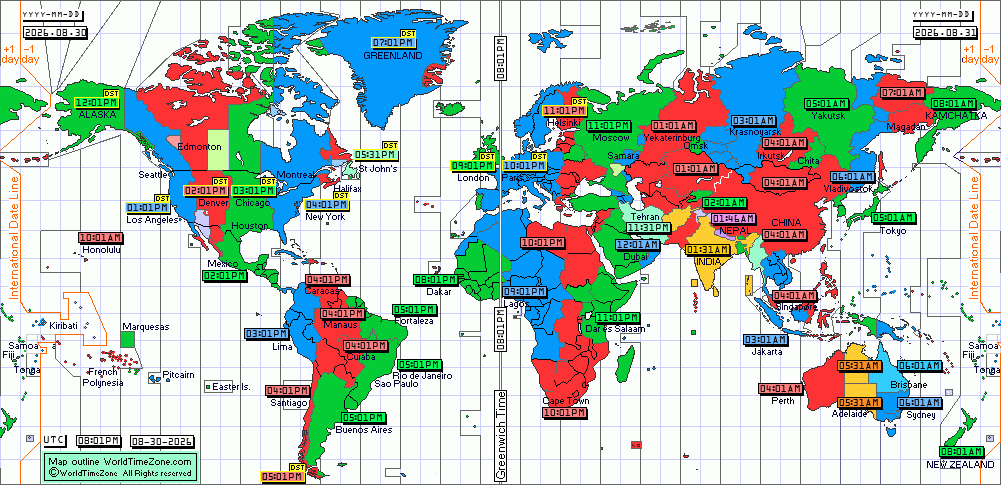
#> input picture artifacts/runs/world-map-recolor-v001/assembly/wtz-map-12map-1001x485.gif, 1001 x 485 px
$ python fit_projection.py
#> lines starting #> are read from the running program, lines starting #| are printed output that depends on the picture; after the words box and inside, x2 and y2 are one past the last pixel; in counts of white or black regions, pixels touching at a corner belong together
"""Fit the GIF's projection (lon linear, lat Mercator) against Natural Earth land."""
import json
import numpy as np
from PIL import Image
from scipy import ndimage

g = np.asarray(Image.open('wtz-map-12map-1001x485.gif').convert('RGB')).astype(np.int16)
H, W = g.shape[:2]
#> H = 485; W = 1001
FILLS = [(0x04,0x9A,0xFC),(0xFC,0x32,0x34),(0x04,0xCE,0x34),(0xFC,0xCE,0x34),(0x04,0xFE,0x54),(0x04,0xBE,0x3C),
         (0x6C,0xB6,0xFC),(0xFC,0x82,0x84),(0xF7,0x7C,0x7C),(0x94,0xF7,0xC6),(0xCC,0xFE,0x9C),(0x34,0xCE,0xFC),
         (0xCC,0xC6,0xFC)]
land = np.zeros((H, W), bool)
for c in FILLS:
    land |= (g == np.array(c, np.int16)).all(axis=2)
#> this loop made 13 passes
#> pass 1, `land |= (g == np.array(c, np.int16)).all(axis=2)`:
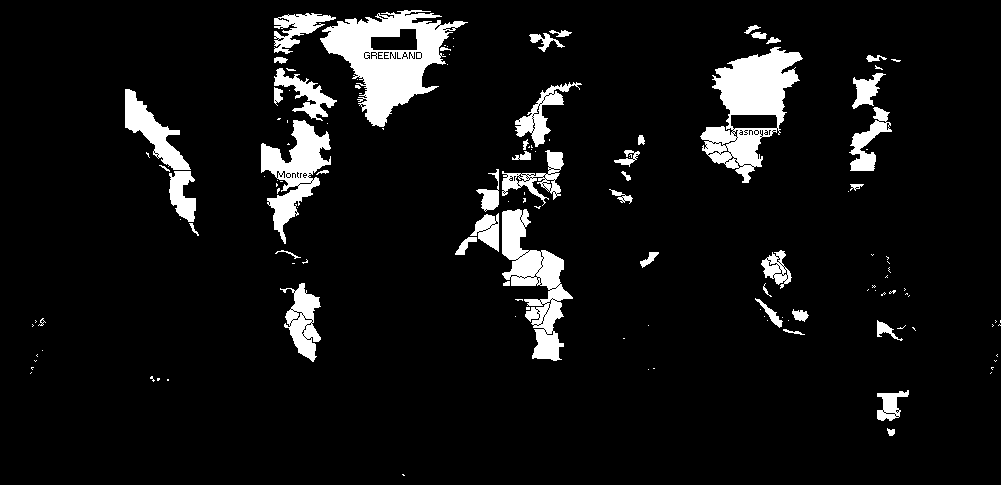
#> land: shape (485, 1001) bool; 7.7% white; 135 white regions (88 under 20 px), largest, box (x1, y1, x2, y2) and area: (320, 10, 468, 127) 7434, (700, 47, 803, 183) 6354, (502, 209, 573, 361) 4436
#> pass 2, `land |= (g == np.array(c, np.int16)).all(axis=2)`:
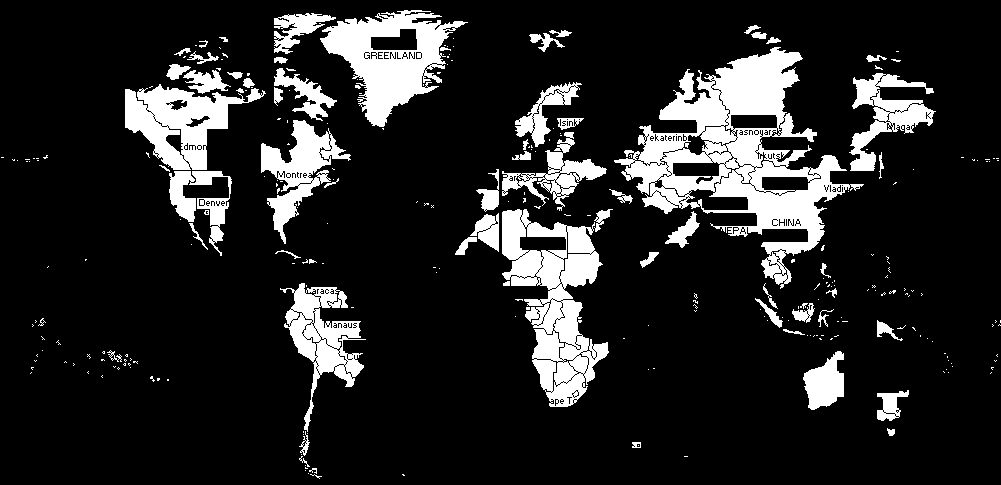
#> land: shape (485, 1001) bool; 14.8% white; 279 white regions (214 under 20 px), largest, box (x1, y1, x2, y2) and area: (614, 47, 864, 289) 20065, (502, 209, 609, 407) 10221, (320, 10, 468, 127) 7618
#> pass 3, `land |= (g == np.array(c, np.int16)).all(axis=2)`:
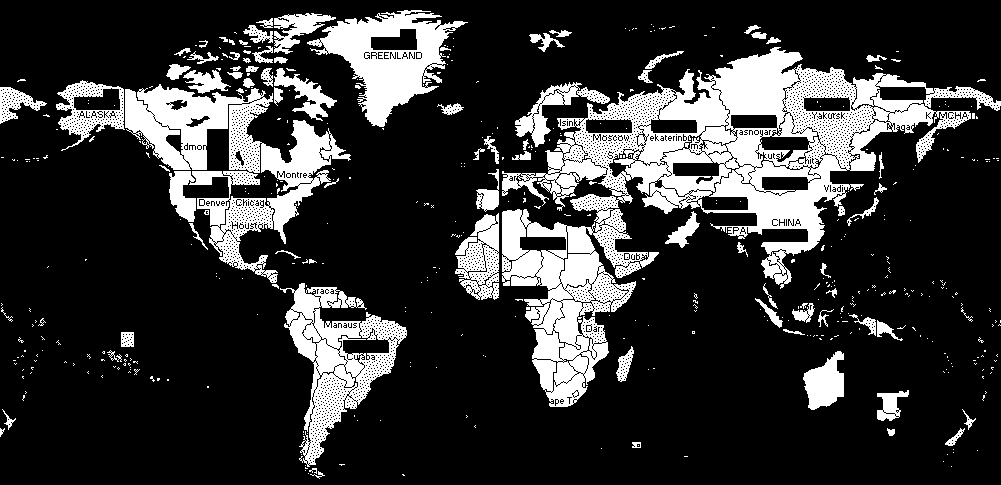
#> land: shape (485, 1001) bool; 20.8% white; 458 white regions (374 under 20 px), largest, box (x1, y1, x2, y2) and area: (502, 47, 1001, 407) 49704, (125, 84, 351, 283) 15800, (280, 283, 407, 467) 8409
#> after the loop:
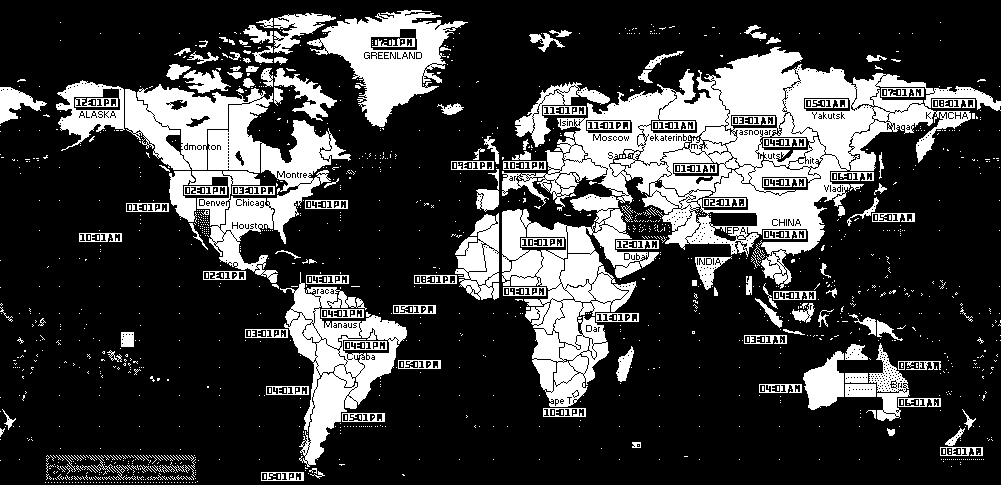
#> land: shape (485, 1001) bool; 24.8% white; 1512 white regions (1372 under 20 px), largest, box (x1, y1, x2, y2) and area: (502, 47, 1001, 407) 52892, (125, 84, 351, 283) 17023, (280, 272, 407, 467) 8855
land = ndimage.binary_opening(land, iterations=1)
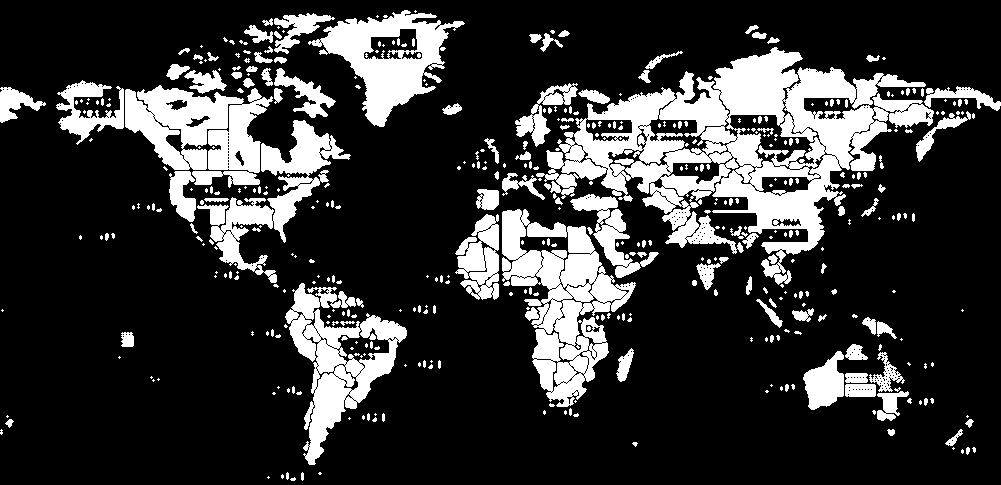
#> land: shape (485, 1001) bool; 21.3% white; 445 white regions (290 under 20 px), largest, box (x1, y1, x2, y2) and area: (536, 47, 934, 285) 33445, (502, 209, 636, 407) 11901, (125, 85, 273, 188) 8857

# NE land on a 0.25 deg grid
#> (the run stopped early here; a loop or call above may not have finished)

$ run again, with artifacts/runs/world-map-recolor-v001/assembly/convergence-check3.png saved as artifacts/runs/world-map-recolor-v001/assembly/wtz-map-12map-1001x485.gif
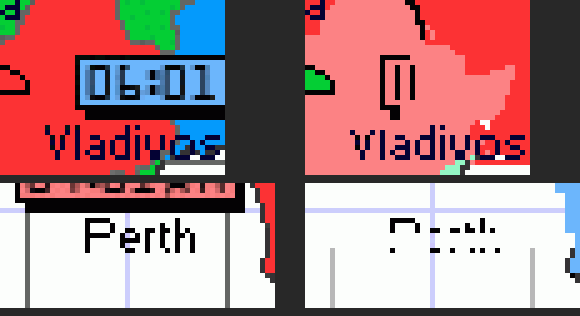
#> input picture artifacts/runs/world-map-recolor-v001/assembly/convergence-check3.png, 580 x 316 px
#> the loop `for c in FILLS:` made 13 passes
#> pass 1, `land |= (g == np.array(c, np.int16)).all(axis=2)`:
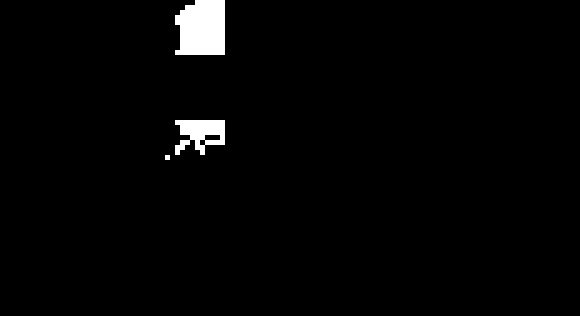
#> land: shape (316, 580) bool; 2% white; 3 white regions, box (x1, y1, x2, y2) and area: (175, 0, 225, 55) 2450, (175, 120, 225, 155) 1125, (165, 155, 170, 160) 25
#> `land = ndimage.binary_opening(land, iterations=1)`:
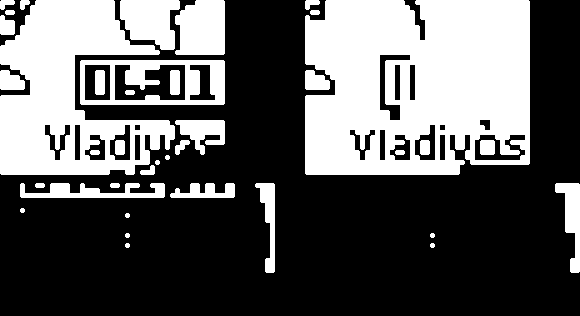
#> land: shape (316, 580) bool; 36.5% white; 38 white regions, largest, box (x1, y1, x2, y2) and area: (305, 0, 530, 175) 33742, (0, 0, 175, 175) 17251, (80, 60, 225, 105) 3334
